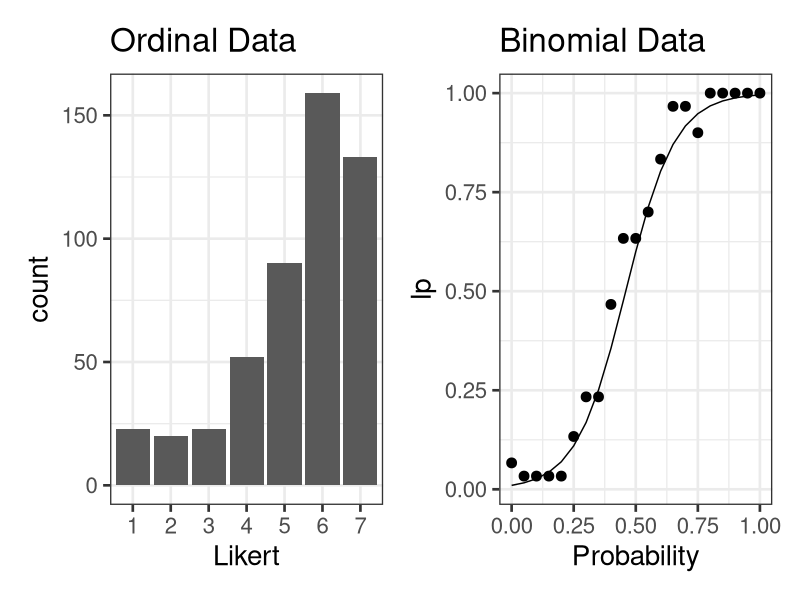
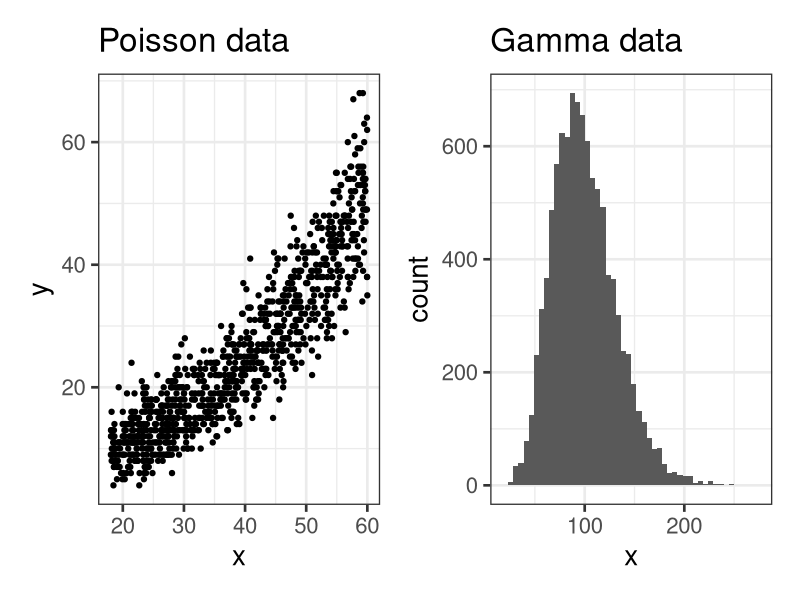

These figures' R source, in order:
## ---- chunk 1
library(tidyverse)
library(patchwork)
## ---- chunk 2
mtheme <- function(){
  theme_bw(20)
}
theme_set(mtheme())
## ---- chunk 3
likert <- data.frame(
  likert = sample(1:7, 
                  size = 500, 
                  replace = TRUE,
                  c(0.05, 0.05, 0.05, 0.1, 0.2, 0.3, 0.3))
) |> 
  mutate(likert = factor(likert)) |> 
  ggplot(aes(x = likert)) +
  geom_bar() +
  xlab("Likert") +
  ggtitle("Ordinal Data")

binomial <- data.frame(
  x = seq(0, 1, 0.05)
) |> 
  mutate(lp = plogis(qlogis(0.01) + 10 * x),
         nc = rbinom(n(), 30, lp),
         nf = 30 - nc) |> 
  ggplot(aes(x = x, y = lp)) +
  geom_line() +
  geom_point(aes(y = nc/(nc + nf)),
             size = 3) +
  xlab("Probability") +
  ggtitle("Binomial Data")

likert + binomial
## ---- chunk 4
gamma <- data.frame(x = rgamma(1e4, shape = 10, rate = 10/100))
gamma <- gamma |> 
  ggplot(aes(x = x)) +
  geom_histogram(bins = 50) +
  ggtitle("Gamma data")
  
x <- runif(1e3, 18, 60)
poisson <- data.frame(
  x = x,
  y = rpois(1e3, exp(log(10) + log(1.04) * (x - min(x))))
)

poisson <- poisson |> 
  ggplot(aes(x = x, y = y)) +
  geom_point() +
  ggtitle("Poisson data")

poisson + gamma
